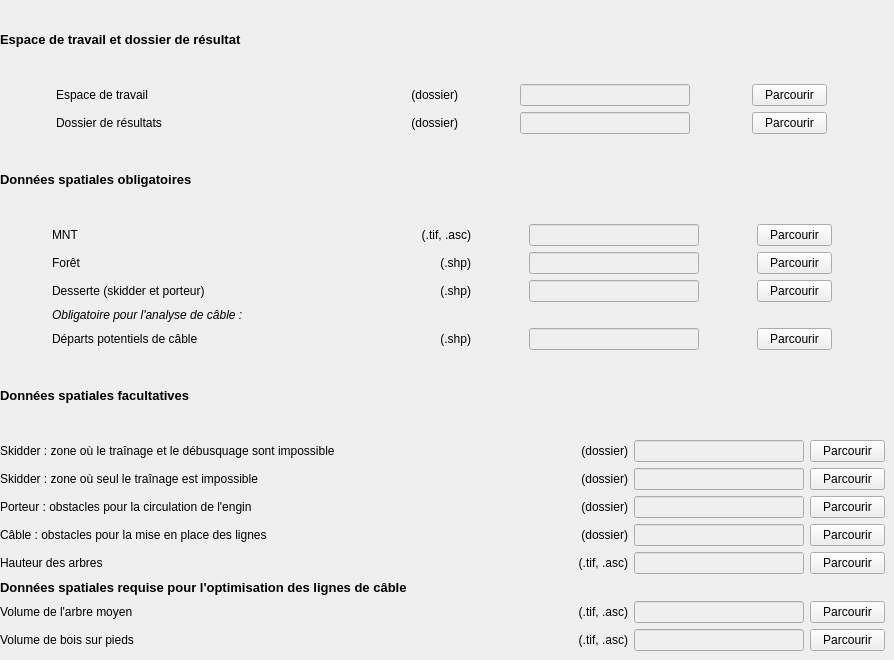
   <widget class="QWidget" name="donnees_spatiale">
    <property name="enabled">
     <bool>true</bool>
    </property>
    <attribute name="title">
     <string>Données spatiales</string>
    </attribute>
    <widget class="QWidget" name="verticalLayoutWidget_4">
     <property name="geometry">
      <rect>
       <x>0</x>
       <y>0</y>
       <width>885</width>
       <height>651</height>
      </rect>
     </property>
     <layout class="QVBoxLayout" name="verticalLayout_4">
      <item>
       <widget class="QLabel" name="label_9">
        <property name="font">
         <font>
          <pointsize>10</pointsize>
          <weight>75</weight>
          <bold>true</bold>
         </font>
        </property>
        <property name="text">
         <string>Espace de travail et dossier de résultat</string>
        </property>
       </widget>
      </item>
      <item>
       <layout class="QGridLayout" name="gridLayout_13">
        <item row="0" column="3">
         <widget class="QPushButton" name="pushButton_1">
          <property name="minimumSize">
           <size>
            <width>75</width>
            <height>0</height>
           </size>
          </property>
          <property name="maximumSize">
           <size>
            <width>75</width>
            <height>16777215</height>
           </size>
          </property>
          <property name="text">
           <string>Parcourir</string>
          </property>
         </widget>
        </item>
        <item row="0" column="1">
         <widget class="QLabel" name="label_12">
          <property name="maximumSize">
           <size>
            <width>170</width>
            <height>16777215</height>
           </size>
          </property>
          <property name="text">
           <string>(dossier)</string>
          </property>
          <property name="alignment">
           <set>Qt::AlignRight|Qt::AlignTrailing|Qt::AlignVCenter</set>
          </property>
         </widget>
        </item>
        <item row="0" column="0">
         <widget class="QLabel" name="label_13">
          <property name="maximumSize">
           <size>
            <width>170</width>
            <height>16777215</height>
           </size>
          </property>
          <property name="font">
           <font>
            <pointsize>9</pointsize>
           </font>
          </property>
          <property name="text">
           <string>Espace de travail         </string>
          </property>
         </widget>
        </item>
        <item row="0" column="2">
         <widget class="QLineEdit" name="lineEdit_1">
          <property name="enabled">
           <bool>false</bool>
          </property>
          <property name="minimumSize">
           <size>
            <width>170</width>
            <height>0</height>
           </size>
          </property>
          <property name="maximumSize">
           <size>
            <width>170</width>
            <height>24</height>
           </size>
          </property>
         </widget>
        </item>
        <item row="1" column="0">
         <widget class="QLabel" name="label_15">
          <property name="maximumSize">
           <size>
            <width>170</width>
            <height>16777215</height>
           </size>
          </property>
          <property name="font">
           <font>
            <pointsize>9</pointsize>
           </font>
          </property>
          <property name="text">
           <string>Dossier de résultats      </string>
          </property>
         </widget>
        </item>
        <item row="1" column="1">
         <widget class="QLabel" name="label_14">
          <property name="maximumSize">
           <size>
            <width>170</width>
            <height>16777215</height>
           </size>
          </property>
          <property name="text">
           <string>(dossier)</string>
          </property>
          <property name="alignment">
           <set>Qt::AlignRight|Qt::AlignTrailing|Qt::AlignVCenter</set>
          </property>
         </widget>
        </item>
        <item row="1" column="2">
         <widget class="QLineEdit" name="lineEdit_2">
          <property name="enabled">
           <bool>false</bool>
          </property>
          <property name="minimumSize">
           <size>
            <width>170</width>
            <height>0</height>
           </size>
          </property>
          <property name="maximumSize">
           <size>
            <width>170</width>
            <height>24</height>
           </size>
          </property>
         </widget>
        </item>
        <item row="1" column="3">
         <widget class="QPushButton" name="pushButton_2">
          <property name="minimumSize">
           <size>
            <width>75</width>
            <height>0</height>
           </size>
          </property>
          <property name="maximumSize">
           <size>
            <width>75</width>
            <height>16777215</height>
           </size>
          </property>
          <property name="text">
           <string>Parcourir</string>
          </property>
         </widget>
        </item>
       </layout>
      </item>
      <item>
       <widget class="QLabel" name="label_10">
        <property name="font">
         <font>
          <pointsize>10</pointsize>
          <weight>75</weight>
          <bold>true</bold>
         </font>
        </property>
        <property name="text">
         <string>Données spatiales obligatoires</string>
        </property>
       </widget>
      </item>
      <item>
       <layout class="QGridLayout" name="gridLayout_14">
        <item row="1" column="3">
         <widget class="QPushButton" name="pushButton_4">
          <property name="minimumSize">
           <size>
            <width>75</width>
            <height>0</height>
           </size>
          </property>
          <property name="maximumSize">
           <size>
            <width>75</width>
            <height>16777215</height>
           </size>
          </property>
          <property name="text">
           <string>Parcourir</string>
          </property>
         </widget>
        </item>
        <item row="2" column="3">
         <widget class="QPushButton" name="pushButton_5">
          <property name="minimumSize">
           <size>
            <width>75</width>
            <height>0</height>
           </size>
          </property>
          <property name="maximumSize">
           <size>
            <width>75</width>
            <height>16777215</height>
           </size>
          </property>
          <property name="text">
           <string>Parcourir</string>
          </property>
         </widget>
        </item>
        <item row="4" column="0">
         <widget class="QLabel" name="label_23">
          <property name="maximumSize">
           <size>
            <width>170</width>
            <height>16777215</height>
           </size>
          </property>
          <property name="font">
           <font>
            <pointsize>9</pointsize>
           </font>
          </property>
          <property name="text">
           <string>Départs potentiels de câble</string>
          </property>
         </widget>
        </item>
        <item row="0" column="1">
         <widget class="QLabel" name="label_16">
          <property name="maximumSize">
           <size>
            <width>170</width>
            <height>16777215</height>
           </size>
          </property>
          <property name="text">
           <string>(.tif, .asc)</string>
          </property>
          <property name="alignment">
           <set>Qt::AlignRight|Qt::AlignTrailing|Qt::AlignVCenter</set>
          </property>
         </widget>
        </item>
        <item row="0" column="2">
         <widget class="QLineEdit" name="lineEdit_3">
          <property name="enabled">
           <bool>false</bool>
          </property>
          <property name="minimumSize">
           <size>
            <width>170</width>
            <height>0</height>
           </size>
          </property>
          <property name="maximumSize">
           <size>
            <width>170</width>
            <height>24</height>
           </size>
          </property>
         </widget>
        </item>
        <item row="1" column="0">
         <widget class="QLabel" name="label_19">
          <property name="maximumSize">
           <size>
            <width>170</width>
            <height>16777215</height>
           </size>
          </property>
          <property name="font">
           <font>
            <pointsize>9</pointsize>
           </font>
          </property>
          <property name="text">
           <string>Forêt  </string>
          </property>
         </widget>
        </item>
        <item row="0" column="3">
         <widget class="QPushButton" name="pushButton_3">
          <property name="minimumSize">
           <size>
            <width>75</width>
            <height>0</height>
           </size>
          </property>
          <property name="maximumSize">
           <size>
            <width>75</width>
            <height>16777215</height>
           </size>
          </property>
          <property name="text">
           <string>Parcourir</string>
          </property>
         </widget>
        </item>
        <item row="1" column="1">
         <widget class="QLabel" name="label_18">
          <property name="maximumSize">
           <size>
            <width>170</width>
            <height>16777215</height>
           </size>
          </property>
          <property name="text">
           <string>(.shp)</string>
          </property>
          <property name="alignment">
           <set>Qt::AlignRight|Qt::AlignTrailing|Qt::AlignVCenter</set>
          </property>
         </widget>
        </item>
        <item row="2" column="1">
         <widget class="QLabel" name="label_20">
          <property name="maximumSize">
           <size>
            <width>170</width>
            <height>16777215</height>
           </size>
          </property>
          <property name="text">
           <string>(.shp)</string>
          </property>
          <property name="alignment">
           <set>Qt::AlignRight|Qt::AlignTrailing|Qt::AlignVCenter</set>
          </property>
         </widget>
        </item>
        <item row="1" column="2">
         <widget class="QLineEdit" name="lineEdit_4">
          <property name="enabled">
           <bool>false</bool>
          </property>
          <property name="minimumSize">
           <size>
            <width>170</width>
            <height>0</height>
           </size>
          </property>
          <property name="maximumSize">
           <size>
            <width>170</width>
            <height>24</height>
           </size>
          </property>
         </widget>
        </item>
        <item row="2" column="2">
         <widget class="QLineEdit" name="lineEdit_5">
          <property name="enabled">
           <bool>false</bool>
          </property>
          <property name="minimumSize">
           <size>
            <width>170</width>
            <height>0</height>
           </size>
          </property>
          <property name="maximumSize">
           <size>
            <width>170</width>
            <height>24</height>
           </size>
          </property>
         </widget>
        </item>
        <item row="4" column="2">
         <widget class="QLineEdit" name="lineEdit_6">
          <property name="enabled">
           <bool>false</bool>
          </property>
          <property name="minimumSize">
           <size>
            <width>170</width>
            <height>0</height>
           </size>
          </property>
          <property name="maximumSize">
           <size>
            <width>170</width>
            <height>24</height>
           </size>
          </property>
         </widget>
        </item>
        <item row="4" column="3">
         <widget class="QPushButton" name="pushButton_6">
          <property name="minimumSize">
           <size>
            <width>75</width>
            <height>0</height>
           </size>
          </property>
          <property name="maximumSize">
           <size>
            <width>75</width>
            <height>16777215</height>
           </size>
          </property>
          <property name="text">
           <string>Parcourir</string>
          </property>
         </widget>
        </item>
        <item row="2" column="0">
         <widget class="QLabel" name="label_21">
          <property name="maximumSize">
           <size>
            <width>170</width>
            <height>16777215</height>
           </size>
          </property>
          <property name="font">
           <font>
            <pointsize>9</pointsize>
           </font>
          </property>
          <property name="text">
           <string>Desserte (skidder et porteur)</string>
          </property>
         </widget>
        </item>
        <item row="4" column="1">
         <widget class="QLabel" name="label_22">
          <property name="maximumSize">
           <size>
            <width>170</width>
            <height>16777215</height>
           </size>
          </property>
          <property name="text">
           <string>(.shp)</string>
          </property>
          <property name="alignment">
           <set>Qt::AlignRight|Qt::AlignTrailing|Qt::AlignVCenter</set>
          </property>
         </widget>
        </item>
        <item row="0" column="0">
         <widget class="QLabel" name="label_17">
          <property name="maximumSize">
           <size>
            <width>170</width>
            <height>16777215</height>
           </size>
          </property>
          <property name="font">
           <font>
            <pointsize>9</pointsize>
           </font>
          </property>
          <property name="text">
           <string>MNT                </string>
          </property>
         </widget>
        </item>
        <item row="3" column="0">
         <widget class="QLabel" name="label">
          <property name="font">
           <font>
            <pointsize>9</pointsize>
            <italic>true</italic>
           </font>
          </property>
          <property name="text">
           <string>Obligatoire pour l'analyse de câble :</string>
          </property>
         </widget>
        </item>
       </layout>
      </item>
      <item>
       <widget class="QLabel" name="label_11">
        <property name="font">
         <font>
          <pointsize>10</pointsize>
          <weight>75</weight>
          <bold>true</bold>
         </font>
        </property>
        <property name="text">
         <string>Données spatiales facultatives</string>
        </property>
       </widget>
      </item>
      <item>
       <layout class="QGridLayout" name="gridLayout_15">
        <item row="7" column="2">
         <widget class="QLineEdit" name="lineEdit_13">
          <property name="enabled">
           <bool>false</bool>
          </property>
          <property name="minimumSize">
           <size>
            <width>170</width>
            <height>0</height>
           </size>
          </property>
          <property name="maximumSize">
           <size>
            <width>170</width>
            <height>16777215</height>
           </size>
          </property>
         </widget>
        </item>
        <item row="0" column="2">
         <widget class="QLineEdit" name="lineEdit_7">
          <property name="enabled">
           <bool>false</bool>
          </property>
          <property name="minimumSize">
           <size>
            <width>170</width>
            <height>0</height>
           </size>
          </property>
          <property name="maximumSize">
           <size>
            <width>170</width>
            <height>24</height>
           </size>
          </property>
         </widget>
        </item>
        <item row="2" column="0">
         <widget class="QLabel" name="label_39">
          <property name="font">
           <font>
            <pointsize>9</pointsize>
           </font>
          </property>
          <property name="text">
           <string>Porteur : obstacles pour la circulation de l'engin</string>
          </property>
         </widget>
        </item>
        <item row="4" column="2">
         <widget class="QLineEdit" name="lineEdit_11">
          <property name="enabled">
           <bool>false</bool>
          </property>
          <property name="minimumSize">
           <size>
            <width>170</width>
            <height>0</height>
           </size>
          </property>
          <property name="maximumSize">
           <size>
            <width>170</width>
            <height>16777215</height>
           </size>
          </property>
         </widget>
        </item>
        <item row="7" column="1">
         <widget class="QLabel" name="label_36">
          <property name="text">
           <string>(.tif, .asc)</string>
          </property>
          <property name="alignment">
           <set>Qt::AlignRight|Qt::AlignTrailing|Qt::AlignVCenter</set>
          </property>
         </widget>
        </item>
        <item row="0" column="1">
         <widget class="QLabel" name="label_24">
          <property name="maximumSize">
           <size>
            <width>170</width>
            <height>16777215</height>
           </size>
          </property>
          <property name="text">
           <string>(dossier)</string>
          </property>
          <property name="alignment">
           <set>Qt::AlignRight|Qt::AlignTrailing|Qt::AlignVCenter</set>
          </property>
         </widget>
        </item>
        <item row="6" column="2">
         <widget class="QLineEdit" name="lineEdit_12">
          <property name="enabled">
           <bool>false</bool>
          </property>
          <property name="minimumSize">
           <size>
            <width>170</width>
            <height>0</height>
           </size>
          </property>
          <property name="maximumSize">
           <size>
            <width>170</width>
            <height>16777215</height>
           </size>
          </property>
         </widget>
        </item>
        <item row="6" column="3">
         <widget class="QPushButton" name="pushButton_12">
          <property name="minimumSize">
           <size>
            <width>75</width>
            <height>0</height>
           </size>
          </property>
          <property name="maximumSize">
           <size>
            <width>75</width>
            <height>16777215</height>
           </size>
          </property>
          <property name="text">
           <string>Parcourir</string>
          </property>
         </widget>
        </item>
        <item row="2" column="2">
         <widget class="QLineEdit" name="lineEdit_9">
          <property name="enabled">
           <bool>false</bool>
          </property>
          <property name="minimumSize">
           <size>
            <width>170</width>
            <height>0</height>
           </size>
          </property>
          <property name="maximumSize">
           <size>
            <width>170</width>
            <height>16777215</height>
           </size>
          </property>
         </widget>
        </item>
        <item row="6" column="0">
         <widget class="QLabel" name="label_35">
          <property name="font">
           <font>
            <pointsize>9</pointsize>
           </font>
          </property>
          <property name="text">
           <string>Volume de l'arbre moyen</string>
          </property>
         </widget>
        </item>
        <item row="7" column="0">
         <widget class="QLabel" name="label_33">
          <property name="font">
           <font>
            <pointsize>9</pointsize>
           </font>
          </property>
          <property name="text">
           <string>Volume de bois sur pieds</string>
          </property>
         </widget>
        </item>
        <item row="4" column="0">
         <widget class="QLabel" name="label_37">
          <property name="font">
           <font>
            <pointsize>9</pointsize>
           </font>
          </property>
          <property name="text">
           <string>Hauteur des arbres</string>
          </property>
         </widget>
        </item>
        <item row="4" column="1">
         <widget class="QLabel" name="label_32">
          <property name="text">
           <string>(.tif, .asc)</string>
          </property>
          <property name="alignment">
           <set>Qt::AlignRight|Qt::AlignTrailing|Qt::AlignVCenter</set>
          </property>
         </widget>
        </item>
        <item row="3" column="1">
         <widget class="QLabel" name="label_30">
          <property name="maximumSize">
           <size>
            <width>170</width>
            <height>16777215</height>
           </size>
          </property>
          <property name="text">
           <string>(dossier)</string>
          </property>
          <property name="alignment">
           <set>Qt::AlignRight|Qt::AlignTrailing|Qt::AlignVCenter</set>
          </property>
         </widget>
        </item>
        <item row="0" column="3">
         <widget class="QPushButton" name="pushButton_7">
          <property name="minimumSize">
           <size>
            <width>75</width>
            <height>0</height>
           </size>
          </property>
          <property name="maximumSize">
           <size>
            <width>75</width>
            <height>16777215</height>
           </size>
          </property>
          <property name="text">
           <string>Parcourir</string>
          </property>
         </widget>
        </item>
        <item row="7" column="3">
         <widget class="QPushButton" name="pushButton_13">
          <property name="minimumSize">
           <size>
            <width>75</width>
            <height>0</height>
           </size>
          </property>
          <property name="maximumSize">
           <size>
            <width>75</width>
            <height>16777215</height>
           </size>
          </property>
          <property name="text">
           <string>Parcourir</string>
          </property>
         </widget>
        </item>
        <item row="1" column="3">
         <widget class="QPushButton" name="pushButton_8">
          <property name="minimumSize">
           <size>
            <width>75</width>
            <height>0</height>
           </size>
          </property>
          <property name="maximumSize">
           <size>
            <width>75</width>
            <height>16777215</height>
           </size>
          </property>
          <property name="text">
           <string>Parcourir</string>
          </property>
         </widget>
        </item>
        <item row="3" column="0">
         <widget class="QLabel" name="label_38">
          <property name="font">
           <font>
            <pointsize>9</pointsize>
           </font>
          </property>
          <property name="text">
           <string>Câble : obstacles pour la mise en place des lignes</string>
          </property>
         </widget>
        </item>
        <item row="0" column="0">
         <widget class="QLabel" name="label_41">
          <property name="maximumSize">
           <size>
            <width>1700</width>
            <height>16777215</height>
           </size>
          </property>
          <property name="font">
           <font>
            <pointsize>9</pointsize>
           </font>
          </property>
          <property name="text">
           <string>Skidder : zone où le traînage et le débusquage sont impossible</string>
          </property>
         </widget>
        </item>
        <item row="1" column="1">
         <widget class="QLabel" name="label_28">
          <property name="maximumSize">
           <size>
            <width>170</width>
            <height>16777215</height>
           </size>
          </property>
          <property name="text">
           <string>(dossier)</string>
          </property>
          <property name="alignment">
           <set>Qt::AlignRight|Qt::AlignTrailing|Qt::AlignVCenter</set>
          </property>
         </widget>
        </item>
        <item row="1" column="2">
         <widget class="QLineEdit" name="lineEdit_8">
          <property name="enabled">
           <bool>false</bool>
          </property>
          <property name="minimumSize">
           <size>
            <width>170</width>
            <height>0</height>
           </size>
          </property>
          <property name="maximumSize">
           <size>
            <width>170</width>
            <height>16777215</height>
           </size>
          </property>
         </widget>
        </item>
        <item row="2" column="1">
         <widget class="QLabel" name="label_27">
          <property name="maximumSize">
           <size>
            <width>170</width>
            <height>16777215</height>
           </size>
          </property>
          <property name="text">
           <string>(dossier)</string>
          </property>
          <property name="alignment">
           <set>Qt::AlignRight|Qt::AlignTrailing|Qt::AlignVCenter</set>
          </property>
         </widget>
        </item>
        <item row="1" column="0">
         <widget class="QLabel" name="label_40">
          <property name="maximumSize">
           <size>
            <width>1700</width>
            <height>16777215</height>
           </size>
          </property>
          <property name="font">
           <font>
            <pointsize>9</pointsize>
           </font>
          </property>
          <property name="text">
           <string>Skidder : zone où seul le traînage est impossible </string>
          </property>
         </widget>
        </item>
        <item row="3" column="2">
         <widget class="QLineEdit" name="lineEdit_10">
          <property name="enabled">
           <bool>false</bool>
          </property>
          <property name="minimumSize">
           <size>
            <width>170</width>
            <height>0</height>
           </size>
          </property>
          <property name="maximumSize">
           <size>
            <width>170</width>
            <height>16777215</height>
           </size>
          </property>
         </widget>
        </item>
        <item row="6" column="1">
         <widget class="QLabel" name="label_34">
          <property name="text">
           <string>(.tif, .asc)</string>
          </property>
          <property name="alignment">
           <set>Qt::AlignRight|Qt::AlignTrailing|Qt::AlignVCenter</set>
          </property>
         </widget>
        </item>
        <item row="4" column="3">
         <widget class="QPushButton" name="pushButton_11">
          <property name="minimumSize">
           <size>
            <width>75</width>
            <height>0</height>
           </size>
          </property>
          <property name="maximumSize">
           <size>
            <width>75</width>
            <height>16777215</height>
           </size>
          </property>
          <property name="text">
           <string>Parcourir</string>
          </property>
         </widget>
        </item>
        <item row="2" column="3">
         <widget class="QPushButton" name="pushButton_9">
          <property name="minimumSize">
           <size>
            <width>75</width>
            <height>0</height>
           </size>
          </property>
          <property name="maximumSize">
           <size>
            <width>75</width>
            <height>16777215</height>
           </size>
          </property>
          <property name="text">
           <string>Parcourir</string>
          </property>
         </widget>
        </item>
        <item row="3" column="3">
         <widget class="QPushButton" name="pushButton_10">
          <property name="minimumSize">
           <size>
            <width>75</width>
            <height>0</height>
           </size>
          </property>
          <property name="maximumSize">
           <size>
            <width>75</width>
            <height>16777215</height>
           </size>
          </property>
          <property name="text">
           <string>Parcourir</string>
          </property>
         </widget>
        </item>
        <item row="5" column="0">
         <widget class="QLabel" name="label_29">
          <property name="font">
           <font>
            <pointsize>10</pointsize>
            <weight>75</weight>
            <bold>true</bold>
           </font>
          </property>
          <property name="text">
           <string>Données spatiales requise pour l'optimisation des lignes de câble</string>
          </property>
         </widget>
        </item>
       </layout>
      </item>
     </layout>
    </widget>
   </widget>
